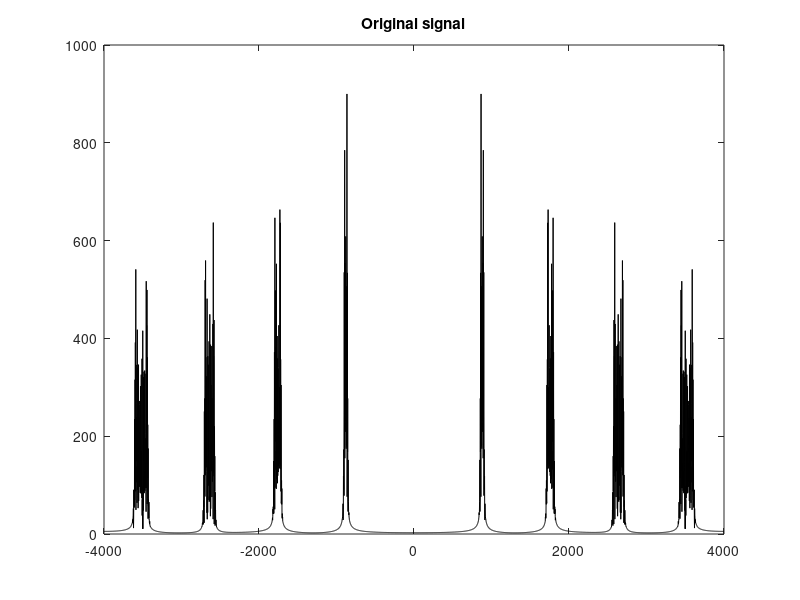

Write MATLAB code to recreate this figure. (Note: this script raises an error after producing the figure.)
%% Initial definitions
close all; clear; clc;
include_vibrato = true;
Nfft = 2^12;
fs = 8000;
Ts = 1/fs;
T = 4;
n = 0:1:round(T/Ts) - 1;

%% Original signal to be studied
f0 = 880;
wn0 = 2*pi*f0/fs;
phi0 = [0 0 0 0];

% Configuring the vibrato
A_vib = 20;
f_vib = 5;
wn_vib = 2*pi*f_vib/fs;
phi_vib = 0; 
if include_vibrato
    vib = A_vib/f_vib*sin(wn_vib*n + phi_vib);
else
    vib = 0;
end

x = sin(1*wn0*n + phi0(1) + 1*vib) + ...
    sin(2*wn0*n + phi0(2) + 2*vib) + ...
    sin(3*wn0*n + phi0(3) + 3*vib) + ...
    sin(4*wn0*n + phi0(4) + 4*vib);

% Visualization of the Fourier Transform of the original signal
X = fft(x, Nfft);
X = fftshift(X);
f_vals = (-length(X)/2:length(X)/2 - 1)/length(X);
f_ticks = (-4:4) * f0;
figure();
plot(f_vals*fs, abs(X), 'k');
title('Original signal');
subtitle('|X(e^{j \omega})|');
ax = gca;
ax.XTick = f_ticks;

%% First decomposition
fc = fs/2;
wnc = 2*pi*fc/(2*pi*fs);  % Normalized cutoff frequency
xl = lowpass(x, wnc);
xh = highpass(x, wnc);

% Downsampling
N = 2;
fs_y = fs/N;
yl = xl(1:N:end); 
yh = xh(1:N:end);

% Visualization
Yl = fft(yl, Nfft);
Yl = fftshift(Yl);
f_vals = (-length(Yl)/2:length(Yl)/2 - 1)/length(Yl);
f_ticks = (-2:2) * f0;
figure();
subplot(2, 1, 1);
plot(f_vals*fs_y, abs(Yl), 'b');
title('First decomposition');
subtitle('|Y_l(e^{j \omega})|');
ax = gca;
ax.XTick = f_ticks;

Yh = fft(yh, Nfft);
Yh = fftshift(Yh);
f_vals = (-length(Yh)/2:length(Yh)/2 - 1)/length(Yh);
f_ticks = [480 1360]; f_ticks = [-flip(f_ticks), f_ticks];
subplot(2, 1, 2);
plot(f_vals*fs_y, abs(Yh), 'b');
subtitle('|Y_h(e^{j \omega})|');
ax = gca;
ax.XTick = f_ticks;

%% Second decomposition
fc = fs_y/N;
wnc = 2*pi*fc/(2*pi*fs_y);  % Normalized cutoff frequency
yll = lowpass(yl, wnc);
ylh = highpass(yl, wnc);
yhl = lowpass(yh, wnc);
yhh = highpass(yh, wnc);

% Downsampling
fs_y = fs_y/N;
yll = yll(1:N:end);
ylh = ylh(1:N:end);
yhl = yhl(1:N:end);
yhh = yhh(1:N:end);

% Visualization
Yll = fft(yll, Nfft);
Yll = fftshift(Yll);
f_vals = (-length(Yll)/2:length(Yll)/2 - 1)/length(Yll);
f_ticks = (-1:1) * f0;
figure();
subplot(4, 1, 1);
plot(f_vals*fs_y, abs(Yll), 'r');
title('Second decomposition');
subtitle('|Y_l(e^{j \omega})|');
ax = gca;
ax.XTick = f_ticks;

Ylh = fft(ylh, Nfft);
Ylh = fftshift(Ylh);
f_vals = (-length(Ylh)/2:length(Ylh)/2 - 1)/length(Ylh);
f_ticks = [-240, 240];
subplot(4, 1, 2);
plot(f_vals*fs_y, abs(Ylh), 'r');
subtitle('|Y_{lh}(e^{j \omega})|');
ax = gca;
ax.XTick = f_ticks;

Yhl = fft(yhl, Nfft);
Yhl = fftshift(Yhl);
f_vals = (-length(Yhl)/2:length(Yhl)/2 - 1)/length(Yhl);
f_ticks = [-480, 480];
subplot(4, 1, 3);
plot(f_vals*fs_y, abs(Yhl), 'r');
subtitle('|Y_{hl}(e^{j \omega})|');
ax = gca;
ax.XTick = f_ticks;

Yhh = fft(yhh, Nfft);
Yhh = fftshift(Yhh);
f_vals = (-length(Yhh)/2:length(Yhh)/2 - 1)/length(Yhl);
f_ticks = [-640, 640];
subplot(4, 1, 4);
plot(f_vals*fs_y, abs(Yhh), 'r');
subtitle('|Y_{hh}(e^{j \omega})|');
ax = gca;
ax.XTick = f_ticks;
fig = gcf;

%% Short-Term Fourier Transform (Transformée Fourier de Court Terme)

